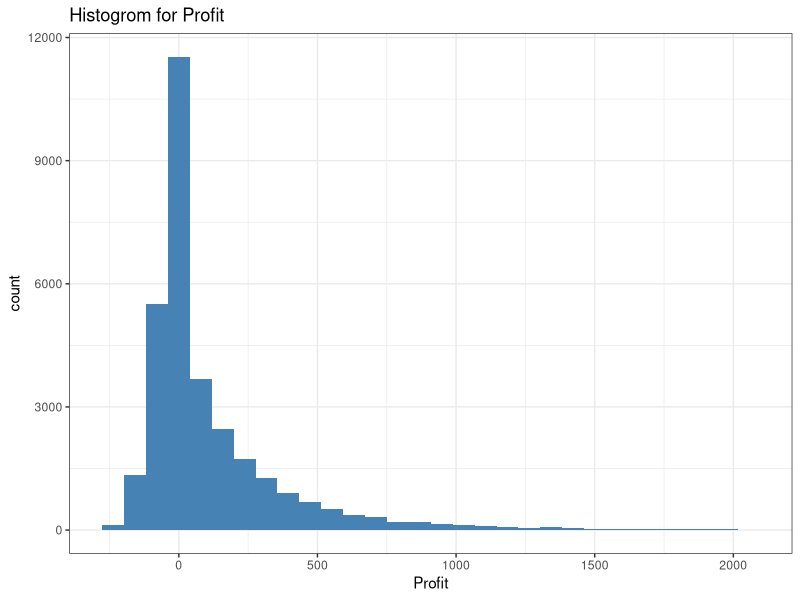

Generate this figure with R:
banking.df = read.csv("res/L5_banking.csv")

str(banking.df)
head(banking.df, 10)

# 컨텍스트 - 온라인 뱅킹을 더 활성화할 것인가?

# Q1.
library(ggplot2)
library(ggthemes)

summary(banking.df$profit)
ggplot(banking.df, aes(x=profit)) + geom_histogram(fill="steelblue", bins = 30) + xlab("Profit") + ggtitle("Histogrom for Profit") + theme_bw()

# 중위 이익이 9$로 50%의 고객에서 발생하는 이익이 9$이하이다. 평균 이익은 111.5$로 소수의 고객이 큰 이익을 주고 있어 평균값을 끌어올리고 있다. 
# 데이터를 종합하면 많은 수의 고객이 0



